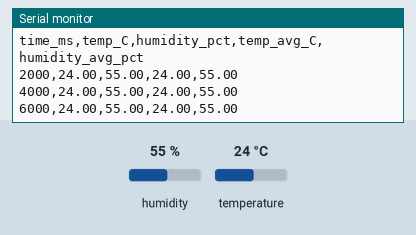
This sketch was run on a simulated Arduino Uno, built with avr-gcc and run on an emulated ATmega328P. On the bench: the last lines printed to the serial monitor. The inputs (shaded band) are chosen by the test bench; at power-on: humidity 55 %, temperature 24 °C.

Above: at 6.8 s.
6.9 s: humidity set to 22 %
At 9.1 s:
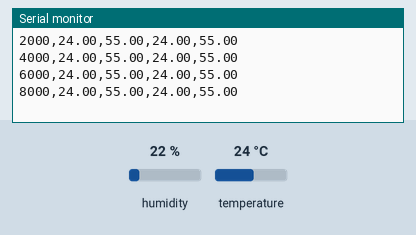
12.3 s: temperature set to 12 °C
At 14.5 s:
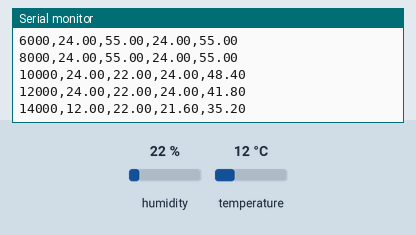
17.7 s: humidity set to 40 %
At 18.8 s:
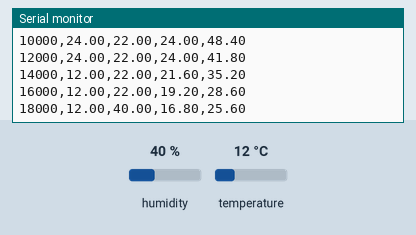
Timing chart, 0 to 20.7 s (numbered marks = the images above; inputs shaded):
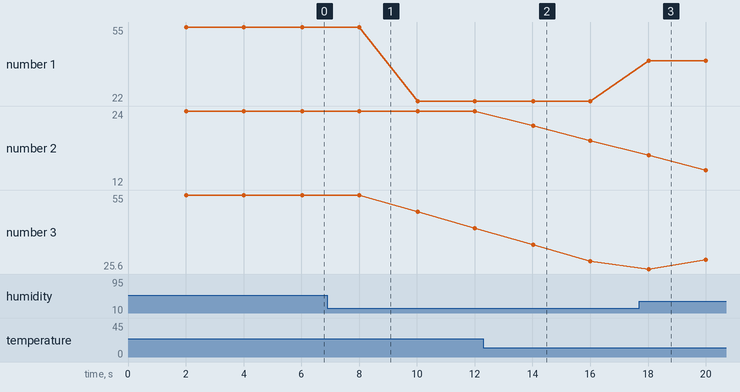

The sketch:

sensor_filter.ino
```cpp
#include <DHT.h>

#define DHT_PIN 10
#define DHT_TYPE DHT11

DHT dht(DHT_PIN, DHT_TYPE);

const unsigned long SAMPLE_INTERVAL_MS = 2000;
const int WINDOW = 5;

float tempBuffer[WINDOW];
float humBuffer[WINDOW];

int nextIndex = 0;
int sampleCount = 0;

unsigned long lastSample = 0;

void setup() {
  Serial.begin(115200);
  dht.begin();

  // CSV header for MATLAB
  Serial.println(
    "time_ms,temp_C,humidity_pct,temp_avg_C,humidity_avg_pct"
  );
}

void loop() {
  unsigned long now = millis();

  if (now - lastSample < SAMPLE_INTERVAL_MS) {
    return;
  }
  lastSample = now;

  float temp = dht.readTemperature();
  float hum = dht.readHumidity();

  if (isnan(temp) || isnan(hum)) {
    Serial.println("ERROR");
    return;
  }

  tempBuffer[nextIndex] = temp;
  humBuffer[nextIndex] = hum;

  nextIndex = (nextIndex + 1) % WINDOW;

  if (sampleCount < WINDOW) {
    sampleCount++;
  }

  float tempSum = 0;
  float humSum = 0;

  for (int i = 0; i < sampleCount; i++) {
    tempSum += tempBuffer[i];
    humSum += humBuffer[i];
  }

  float tempAvg = tempSum / sampleCount;
  float humAvg = humSum / sampleCount;

  Serial.print(now);
  Serial.print(",");
  Serial.print(temp, 2);
  Serial.print(",");
  Serial.print(hum, 2);
  Serial.print(",");
  Serial.print(tempAvg, 2);
  Serial.print(",");
  Serial.println(humAvg, 2);
}
```

Measured:
- after the input at 12.3 s, the serial monitor: prints a new line after 1.7 s (image 2)
- after the input at 17.7 s, the serial monitor: prints a new line after 0.32 s (image 3)
- plotted number 1: 55 → 22 after the input at 6.9 s, 22 → 40 after the input at 17.7 s
- plotted number 2: 24 → 19.2 after the input at 12.3 s
- plotted number 3: 55 → 41.8 after the input at 6.9 s, 28.6 → 40 after the input at 17.7 s
